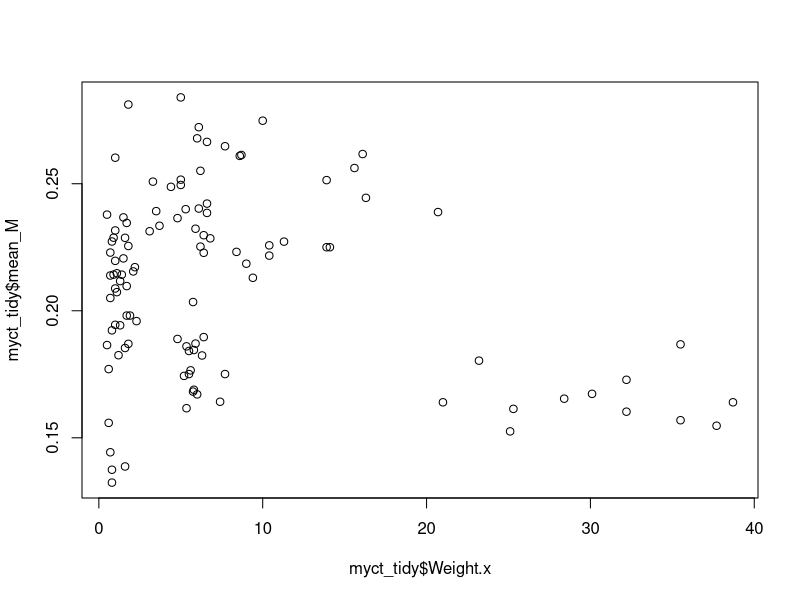
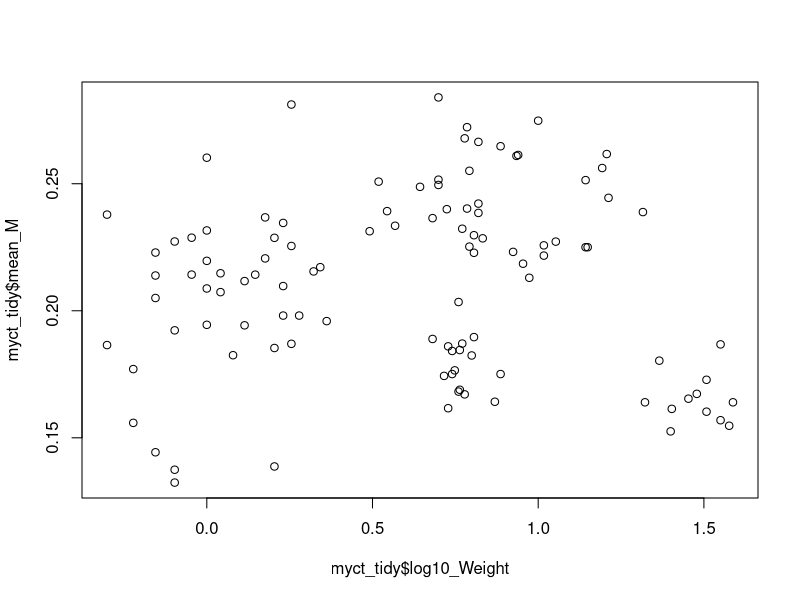
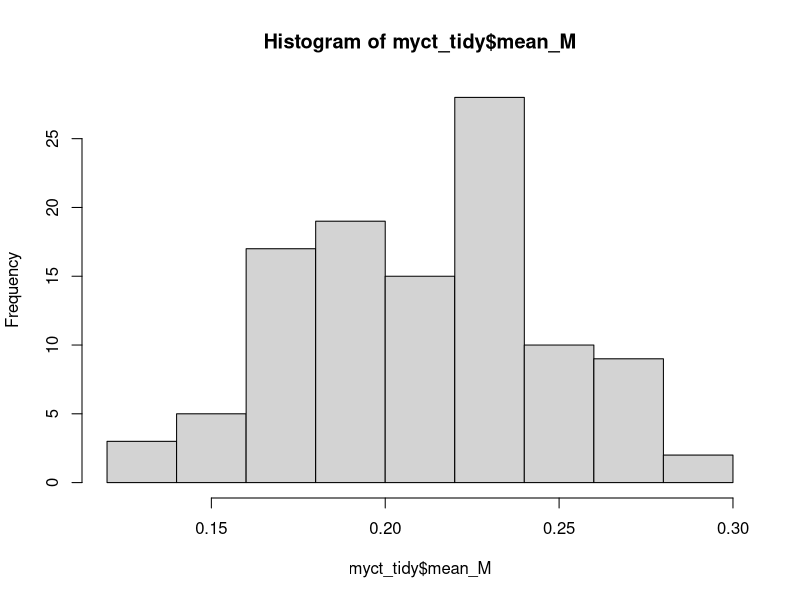
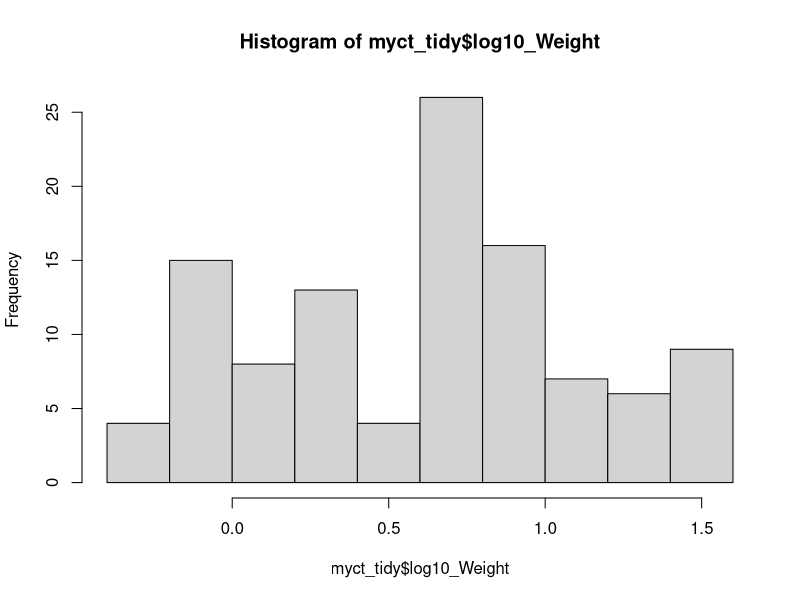

Write R code to recreate these figures, in order.
#### M with Weight ####

library(tidyverse)

myct <- read.csv("Outputs/M_Values.csv")
myct_tidy <- dplyr::select(myct, mean_M, Weight.x)
myct_tidy <- na.omit(myct_tidy)

## Initial plot - weight vs d13C

plot(myct_tidy$Weight.x, myct_tidy$mean_M)

# Log transform weight data

myct_tidy$log10_Weight <- log10(myct_tidy$Weight.x)

plot(myct_tidy$log10_Weight, myct_tidy$mean_M)

## Check for normal distributon with K-S test

# M

hist(myct_tidy$mean_M)

avg <- mean(myct_tidy$mean_M, na.rm = TRUE)
sd <- sd(myct_tidy$mean_M, na.rm = TRUE)

ks.test(myct_tidy$mean_M, "pnorm", avg, sd)

# Normality ok

# log10_Weight

hist(myct_tidy$log10_Weight)

avg <- mean(myct_tidy$log10_Weight, na.rm = TRUE)
sd <- sd(myct_tidy$log10_Weight, na.rm = TRUE)

ks.test(myct_tidy$log10_Weight, "pnorm", avg, sd)

# Normality not OK

## Proceed with Spearman's Rank test as log10_Weight is not normally distributed

cor.test(~ mean_M + log10_Weight,
         data = myct_tidy,
         method = "spearman",
         cof.level = 0.95)

# No significant relationship
